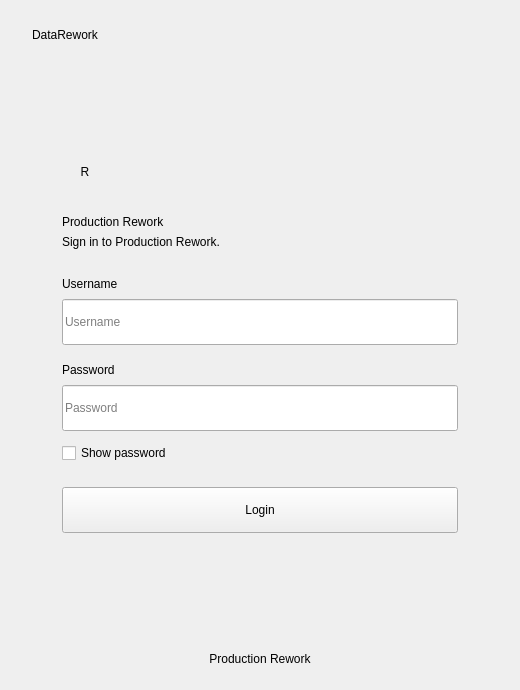
<?xml version='1.0' encoding='UTF-8'?>
<ui version="4.0">
 <class>LoginWindow</class>
 <widget class="QWidget" name="LoginWindow">
  <property name="geometry">
   <rect>
    <x>0</x>
    <y>0</y>
    <width>520</width>
    <height>690</height>
   </rect>
  </property>
  <property name="minimumSize">
   <size>
    <width>480</width>
    <height>640</height>
   </size>
  </property>
  <property name="windowTitle">
   <string>Login</string>
  </property>
  <layout class="QVBoxLayout" name="mainLayout">
   <property name="spacing">
    <number>22</number>
   </property>
   <property name="leftMargin">
    <number>32</number>
   </property>
   <property name="topMargin">
    <number>28</number>
   </property>
   <property name="rightMargin">
    <number>32</number>
   </property>
   <property name="bottomMargin">
    <number>24</number>
   </property>
   <item>
    <layout class="QHBoxLayout" name="headerLayout">
     <item>
      <widget class="QLabel" name="loginBrand">
       <property name="text">
        <string>DataRework</string>
       </property>
      </widget>
     </item>
     <item>
      <spacer name="horizontalSpacer">
       <property name="orientation">
        <enum>Qt::Horizontal</enum>
       </property>
       <property name="sizeHint" stdset="0">
        <size>
         <width>0</width>
         <height>0</height>
        </size>
       </property>
      </spacer>
     </item>
     <item>
      <widget class="LanguageToggle" name="themeToggle" />
     </item>
    </layout>
   </item>
   <item>
    <spacer name="verticalSpacer">
     <property name="orientation">
      <enum>Qt::Vertical</enum>
     </property>
     <property name="sizeHint" stdset="0">
      <size>
       <width>0</width>
       <height>0</height>
      </size>
     </property>
    </spacer>
   </item>
   <item>
    <widget class="QFrame" name="loginCard">
     <layout class="QVBoxLayout" name="loginCardLayout">
      <property name="spacing">
       <number>0</number>
      </property>
      <property name="leftMargin">
       <number>30</number>
      </property>
      <property name="topMargin">
       <number>30</number>
      </property>
      <property name="rightMargin">
       <number>30</number>
      </property>
      <property name="bottomMargin">
       <number>28</number>
      </property>
      <item>
       <widget class="QLabel" name="loginMark">
        <property name="minimumSize">
         <size>
          <width>46</width>
          <height>46</height>
         </size>
        </property>
        <property name="maximumSize">
         <size>
          <width>46</width>
          <height>46</height>
         </size>
        </property>
        <property name="text">
         <string>R</string>
        </property>
        <property name="alignment">
         <set>Qt::AlignHCenter|Qt::AlignVCenter</set>
        </property>
       </widget>
      </item>
      <item>
       <spacer name="verticalSpacer_2">
        <property name="orientation">
         <enum>Qt::Vertical</enum>
        </property>
        <property name="sizeType">
         <enum>QSizePolicy::Fixed</enum>
        </property>
        <property name="sizeHint" stdset="0">
         <size>
          <width>0</width>
          <height>20</height>
         </size>
        </property>
       </spacer>
      </item>
      <item>
       <widget class="QLabel" name="loginTitle">
        <property name="text">
         <string>Production Rework</string>
        </property>
       </widget>
      </item>
      <item>
       <spacer name="verticalSpacer_3">
        <property name="orientation">
         <enum>Qt::Vertical</enum>
        </property>
        <property name="sizeType">
         <enum>QSizePolicy::Fixed</enum>
        </property>
        <property name="sizeHint" stdset="0">
         <size>
          <width>0</width>
          <height>6</height>
         </size>
        </property>
       </spacer>
      </item>
      <item>
       <widget class="QLabel" name="loginSubtitle">
        <property name="text">
         <string>Sign in to Production Rework.</string>
        </property>
        <property name="wordWrap">
         <bool>true</bool>
        </property>
       </widget>
      </item>
      <item>
       <spacer name="verticalSpacer_4">
        <property name="orientation">
         <enum>Qt::Vertical</enum>
        </property>
        <property name="sizeType">
         <enum>QSizePolicy::Fixed</enum>
        </property>
        <property name="sizeHint" stdset="0">
         <size>
          <width>0</width>
          <height>28</height>
         </size>
        </property>
       </spacer>
      </item>
      <item>
       <widget class="QLabel" name="usernameLabel">
        <property name="text">
         <string>Username</string>
        </property>
        <property name="buddy">
         <cstring>loginUsername</cstring>
        </property>
       </widget>
      </item>
      <item>
       <spacer name="verticalSpacer_5">
        <property name="orientation">
         <enum>Qt::Vertical</enum>
        </property>
        <property name="sizeType">
         <enum>QSizePolicy::Fixed</enum>
        </property>
        <property name="sizeHint" stdset="0">
         <size>
          <width>0</width>
          <height>8</height>
         </size>
        </property>
       </spacer>
      </item>
      <item>
       <widget class="QLineEdit" name="loginUsername">
        <property name="minimumSize">
         <size>
          <width>0</width>
          <height>46</height>
         </size>
        </property>
        <property name="placeholderText">
         <string>Username</string>
        </property>
       </widget>
      </item>
      <item>
       <spacer name="verticalSpacer_6">
        <property name="orientation">
         <enum>Qt::Vertical</enum>
        </property>
        <property name="sizeType">
         <enum>QSizePolicy::Fixed</enum>
        </property>
        <property name="sizeHint" stdset="0">
         <size>
          <width>0</width>
          <height>18</height>
         </size>
        </property>
       </spacer>
      </item>
      <item>
       <widget class="QLabel" name="passwordLabel">
        <property name="text">
         <string>Password</string>
        </property>
        <property name="buddy">
         <cstring>loginPassword</cstring>
        </property>
       </widget>
      </item>
      <item>
       <spacer name="verticalSpacer_7">
        <property name="orientation">
         <enum>Qt::Vertical</enum>
        </property>
        <property name="sizeType">
         <enum>QSizePolicy::Fixed</enum>
        </property>
        <property name="sizeHint" stdset="0">
         <size>
          <width>0</width>
          <height>8</height>
         </size>
        </property>
       </spacer>
      </item>
      <item>
       <widget class="QLineEdit" name="loginPassword">
        <property name="minimumSize">
         <size>
          <width>0</width>
          <height>46</height>
         </size>
        </property>
        <property name="placeholderText">
         <string>Password</string>
        </property>
        <property name="echoMode">
         <enum>QLineEdit::Password</enum>
        </property>
       </widget>
      </item>
      <item>
       <spacer name="verticalSpacer_8">
        <property name="orientation">
         <enum>Qt::Vertical</enum>
        </property>
        <property name="sizeType">
         <enum>QSizePolicy::Fixed</enum>
        </property>
        <property name="sizeHint" stdset="0">
         <size>
          <width>0</width>
          <height>12</height>
         </size>
        </property>
       </spacer>
      </item>
      <item>
       <widget class="QCheckBox" name="loginShowPassword">
        <property name="text">
         <string>Show password</string>
        </property>
       </widget>
      </item>
      <item>
       <spacer name="verticalSpacer_9">
        <property name="orientation">
         <enum>Qt::Vertical</enum>
        </property>
        <property name="sizeType">
         <enum>QSizePolicy::Fixed</enum>
        </property>
        <property name="sizeHint" stdset="0">
         <size>
          <width>0</width>
          <height>24</height>
         </size>
        </property>
       </spacer>
      </item>
      <item>
       <widget class="QPushButton" name="searchBtn">
        <property name="minimumSize">
         <size>
          <width>0</width>
          <height>46</height>
         </size>
        </property>
        <property name="cursor">
         <cursorShape>PointingHandCursor</cursorShape>
        </property>
        <property name="text">
         <string>Login</string>
        </property>
       </widget>
      </item>
      <item>
       <widget class="QLabel" name="loginError">
        <property name="wordWrap">
         <bool>true</bool>
        </property>
        <property name="textFormat">
         <enum>Qt::PlainText</enum>
        </property>
       </widget>
      </item>
     </layout>
    </widget>
   </item>
   <item>
    <spacer name="verticalSpacer_10">
     <property name="orientation">
      <enum>Qt::Vertical</enum>
     </property>
     <property name="sizeHint" stdset="0">
      <size>
       <width>0</width>
       <height>0</height>
      </size>
     </property>
    </spacer>
   </item>
   <item>
    <widget class="QLabel" name="loginFooter">
     <property name="text">
      <string>Production Rework</string>
     </property>
     <property name="alignment">
      <set>Qt::AlignHCenter|Qt::AlignVCenter</set>
     </property>
    </widget>
   </item>
  </layout>
 </widget>
 <customwidgets>
  <customwidget>
   <class>LanguageToggle</class>
   <extends>QWidget</extends>
   <header>i18n_widgets.h</header>
  </customwidget>
 </customwidgets>
 <tabstops>
  <tabstop>loginUsername</tabstop>
  <tabstop>loginPassword</tabstop>
  <tabstop>loginShowPassword</tabstop>
  <tabstop>searchBtn</tabstop>
 </tabstops>
 <resources />
 <connections />
</ui>
